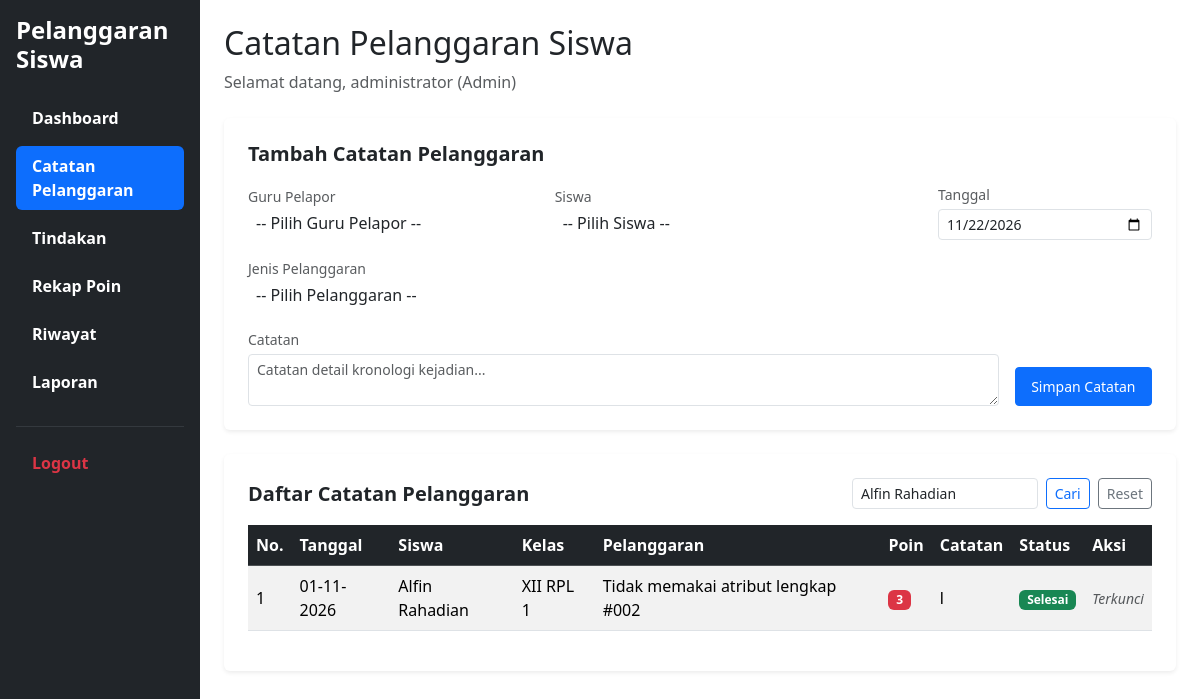
Before: /catatan_pelanggaran.php?cari_siswa=Alfin Rahadian (signed in) with the older database file.
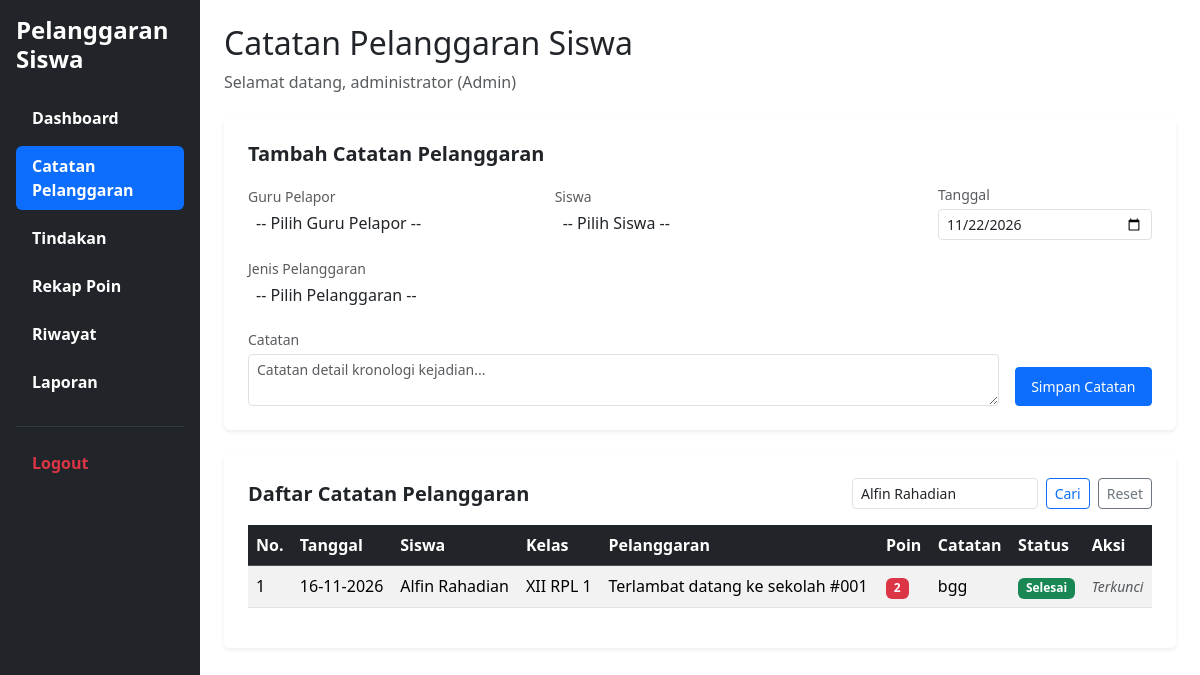
After: the same page with the newer database file.
### tables this page shows
CREATE TABLE `t_pelanggaran_siswa` (
  `id` int(11) NOT NULL,
  `tahun_ajaran_id` int(11) DEFAULT NULL,
  `siswa_id` int(11) DEFAULT NULL,
  `nama_siswa` varchar(150) NOT NULL,
  `kelas_id` int(11) DEFAULT NULL,
  `nama_kelas` varchar(100) NOT NULL,
  `pelanggaran_id` int(11) DEFAULT NULL,
  `nama_pelanggaran` varchar(150) NOT NULL,
  `pelanggaran_kategori_id` int(11) DEFAULT NULL,
  `guru_id` int(11) DEFAULT NULL,
  `nama_guru` varchar(150) NOT NULL,
  `tanggal` date DEFAULT NULL,
  `keterangan` text NOT NULL,
  `poin` int(11) NOT NULL,
  `tindakan` text NOT NULL,
  `status` varchar(30) NOT NULL,
  `created_at` timestamp NOT NULL DEFAULT current_timestamp(),
  `updated_at` timestamp NOT NULL DEFAULT current_timestamp()
);

### catatan_pelanggaran.php (the view, shortened to what the changed rows need)
<?php
require_once 'config/koneksi.php';
$role = strtolower(trim($_SESSION['role'] ?? $_SESSION['level'] ?? ''));
if (!function_exists('e')) {
    function e($data) {
        return htmlspecialchars((string)($data ?? ''), ENT_QUOTES, 'UTF-8');
    }
}
$koneksi = $conn ?? $koneksi ?? null;
$tahunQuery = $koneksi->query("SELECT id FROM t_tahun_ajaran WHERE status_aktif = 1 LIMIT 1");
$tahunData = $tahunQuery ? $tahunQuery->fetch_assoc() : null;
$tahun_id = $tahunData ? (int)$tahunData['id'] : 1;
$kelas_wali_id = 0;
$is_wali_kelas = false;
$cari_siswa = trim($_GET['cari_siswa'] ?? '');
if ($is_wali_kelas && $role !== 'admin' && $kelas_wali_id > 0) {
    if ($cari_siswa !== '') {
        $stmtRiwayat = $koneksi->prepare(
            "SELECT ps.*,
                    COALESCE(k.nama, ps.nama_kelas, '-') AS nama_kelas_fix,
                    COALESCE(p.nama, ps.nama_pelanggaran, '-') AS nama_pelanggaran_fix
             FROM t_pelanggaran_siswa ps
             LEFT JOIN t_kelas k ON k.id = ps.kelas_id
             LEFT JOIN t_pelanggaran p ON p.id = ps.pelanggaran_id
             WHERE ps.tahun_ajaran_id = ? AND ps.kelas_id = ? AND ps.nama_siswa LIKE ?
             ORDER BY ps.id DESC"
        );
        $keyword = "%$cari_siswa%";
        $stmtRiwayat->bind_param("iis", $tahun_id, $kelas_wali_id, $keyword);
    } else {
        $stmtRiwayat = $koneksi->prepare(
            "SELECT ps.*,
                    COALESCE(k.nama, ps.nama_kelas, '-') AS nama_kelas_fix,
                    COALESCE(p.nama, ps.nama_pelanggaran, '-') AS nama_pelanggaran_fix
             FROM t_pelanggaran_siswa ps
             LEFT JOIN t_kelas k ON k.id = ps.kelas_id
             LEFT JOIN t_pelanggaran p ON p.id = ps.pelanggaran_id
             WHERE ps.tahun_ajaran_id = ? AND ps.kelas_id = ?
             ORDER BY ps.id DESC"
        );
        $stmtRiwayat->bind_param("ii", $tahun_id, $kelas_wali_id);
    }
    $stmtRiwayat->execute();
    $riwayatList = $stmtRiwayat->get_result();
} else {
    if ($cari_siswa !== '') {
        $stmtRiwayat = $koneksi->prepare(
            "SELECT ps.*,
                    COALESCE(k.nama, ps.nama_kelas, '-') AS nama_kelas_fix,
                    COALESCE(p.nama, ps.nama_pelanggaran, '-') AS nama_pelanggaran_fix
             FROM t_pelanggaran_siswa ps
             LEFT JOIN t_kelas k ON k.id = ps.kelas_id
             LEFT JOIN t_pelanggaran p ON p.id = ps.pelanggaran_id
             WHERE ps.tahun_ajaran_id = ? AND ps.nama_siswa LIKE ?
             ORDER BY ps.id DESC"
        );
        $keyword = "%$cari_siswa%";
        $stmtRiwayat->bind_param("is", $tahun_id, $keyword);
    }
    $stmtRiwayat->execute();
    $riwayatList = $stmtRiwayat->get_result();
}
?>
<!DOCTYPE html>
<html lang="id">
<head>
    <link href="https://cdn.jsdelivr.net/npm/bootstrap@5.3.8/dist/css/bootstrap.min.css" rel="stylesheet">
    <link href="https://cdn.jsdelivr.net/npm/select2@4.1.0-rc.0/dist/css/select2.min.css" rel="stylesheet" />
    <link rel="stylesheet" href="https://cdn.jsdelivr.net/npm/select2-bootstrap-5-theme@1.3.0/dist/select2-bootstrap-5-theme.min.css" />
</head>
<body>
<div class="container-fluid">
    <div class="row">
        <main class="col-md-9 col-lg-10 p-4">
            <h2>Catatan Pelanggaran Siswa</h2>
            <div class="card shadow-sm border-0 p-4">
                <div class="table-responsive">
                    <table class="table table-striped table-hover align-middle">
                        <thead class="table-dark">
                            <tr>
                                <th>No.</th>
                                <th>Tanggal</th>
                                <th>Siswa</th>
                                <th>Kelas</th>
                                <th>Pelanggaran</th>
                                <th>Poin</th>
                                <th>Catatan</th>
                                <th>Status</th>
                                <th>Aksi</th>
                            </tr>
                        </thead>
                        <tbody>
                            <?php if ($riwayatList && $riwayatList->num_rows > 0): ?>
                                <?php $no = 1; while ($row = $riwayatList->fetch_assoc()): ?>
                                    <tr>
                                        <td><?= $no++ ?></td>
                                        <td><?= !empty($row['tanggal']) ? e(date('d-m-Y', strtotime($row['tanggal']))) : '-' ?></td>
                                        <td><?= e($row['nama_siswa']) ?></td>
                                        <td><?= e($row['nama_kelas_fix']) ?></td>
                                        <td><?= e($row['nama_pelanggaran_fix']) ?></td>
                                        <td><span class="badge bg-danger"><?= (int)$row['poin'] ?></span></td>
                                        <td><?= e($row['keterangan']) ?></td>
                                        <td>
                                            <?php
                                                $st = strtolower($row['status']);
                                                $badgeClass = 'bg-secondary';
                                                if ($st === 'selesai') $badgeClass = 'bg-success';
                                                elseif ($st === 'diproses') $badgeClass = 'bg-warning text-dark';
                                                elseif ($st === 'tercatat') $badgeClass = 'bg-info text-white';
                                            ?>
                                            <span class="badge <?= $badgeClass ?>"><?= e(ucfirst($row['status'])) ?></span>
                                        </td>
                                        <td>
                                            <?php if ($st === 'selesai'): ?>
                                                <span class="text-muted small fst-italic">Terkunci</span>
                                            <?php else: ?>
                                                <a href="edit_catatan_pelanggaran.php?id=<?= (int)$row['id'] ?>" class="btn btn-warning btn-sm text-dark">Edit</a>
                                                <a href="hapus_catatan_pelanggaran.php?id=<?= (int)$row['id'] ?>" class="btn btn-danger btn-sm" onclick="return confirm('Yakin ingin menghapus catatan ini?')">Hapus</a>
                                            <?php endif; ?>
                                        </td>
                                    </tr>
                                <?php endwhile; ?>
                            <?php else: ?>
                                <tr>
                                    <td colspan="9" class="text-center text-muted py-3">Belum ada catatan pelanggaran untuk kelas Anda atau siswa yang dicari tidak ditemukan.</td>
                                </tr>
                            <?php endif; ?>
                        </tbody>
                    </table>
                </div>
            </div>
        </main>
    </div>
</div>
</body>
</html>

Changed rows visible on the page:
removed t_pelanggaran_siswa: tanggal "01-11-2026", nama_siswa "Alfin Rahadian", nama_kelas_fix "XII RPL 1", nama_pelanggaran_fix "Tidak memakai atribut lengkap #002", poin "3", keterangan "l", status "Selesai", shows "Terkunci"
added t_pelanggaran_siswa: tanggal "16-11-2026", nama_siswa "Alfin Rahadian", nama_kelas_fix "XII RPL 1", nama_pelanggaran_fix "Terlambat datang ke sekolah #001", poin "2", keterangan "bgg", status "Selesai", shows "Terkunci"
